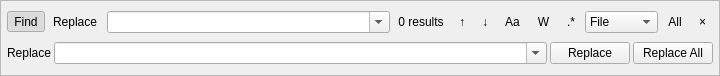
<?xml version="1.0" encoding="UTF-8"?>
<ui version="4.0">
 <class>FindReplace</class>
 <widget class="QFrame" name="FindReplace">
  <property name="geometry">
   <rect><x>0</x><y>0</y><width>720</width><height>76</height></rect>
  </property>
  <property name="sizePolicy">
   <sizepolicy hsizetype="Preferred" vsizetype="Fixed"><horstretch>0</horstretch><verstretch>0</verstretch></sizepolicy>
  </property>
  <property name="frameShape"><enum>QFrame::StyledPanel</enum></property>
  <property name="frameShadow"><enum>QFrame::Raised</enum></property>
  <layout class="QVBoxLayout" name="verticalLayout">
   <property name="spacing"><number>4</number></property>
   <property name="leftMargin"><number>6</number></property>
   <property name="topMargin"><number>5</number></property>
   <property name="rightMargin"><number>6</number></property>
   <property name="bottomMargin"><number>5</number></property>
   <item>
    <layout class="QHBoxLayout" name="findRow">
     <property name="spacing"><number>3</number></property>
     <item>
      <widget class="QFrame" name="modeChangeFrame">
       <property name="frameShape"><enum>QFrame::NoFrame</enum></property>
       <layout class="QHBoxLayout" name="modeLayout">
        <property name="spacing"><number>1</number></property>
        <property name="leftMargin"><number>0</number></property>
        <property name="topMargin"><number>0</number></property>
        <property name="rightMargin"><number>0</number></property>
        <property name="bottomMargin"><number>0</number></property>
        <item><widget class="QToolButton" name="findMode">
         <property name="text"><string>Find</string></property>
         <property name="checkable"><bool>true</bool></property>
         <property name="checked"><bool>true</bool></property>
         <property name="autoRaise"><bool>true</bool></property>
        </widget></item>
        <item><widget class="QToolButton" name="replaceMode">
         <property name="text"><string>Replace</string></property>
         <property name="checkable"><bool>true</bool></property>
         <property name="autoRaise"><bool>true</bool></property>
        </widget></item>
       </layout>
      </widget>
     </item>
     <item><widget class="QComboBox" name="findText">
      <property name="sizePolicy"><sizepolicy hsizetype="Expanding" vsizetype="Fixed"><horstretch>1</horstretch><verstretch>0</verstretch></sizepolicy></property>
      <property name="minimumSize"><size><width>180</width><height>0</height></size></property>
      <property name="editable"><bool>true</bool></property>
      <property name="insertPolicy"><enum>QComboBox::InsertAtTop</enum></property>
     </widget></item>
     <item><widget class="QLabel" name="matchCount">
      <property name="minimumSize"><size><width>56</width><height>0</height></size></property>
      <property name="text"><string>0 results</string></property>
      <property name="alignment"><set>Qt::AlignCenter</set></property>
     </widget></item>
     <item><widget class="QToolButton" name="findPrev">
      <property name="toolTip"><string>Previous Match (Shift+Enter)</string></property>
      <property name="text"><string>↑</string></property>
      <property name="autoRaise"><bool>true</bool></property>
     </widget></item>
     <item><widget class="QToolButton" name="find">
      <property name="toolTip"><string>Next Match (Enter)</string></property>
      <property name="text"><string>↓</string></property>
      <property name="autoRaise"><bool>true</bool></property>
     </widget></item>
     <item><widget class="QToolButton" name="matchCase">
      <property name="toolTip"><string>Match Case</string></property>
      <property name="text"><string>Aa</string></property>
      <property name="checkable"><bool>true</bool></property>
      <property name="autoRaise"><bool>true</bool></property>
     </widget></item>
     <item><widget class="QToolButton" name="matchWord">
      <property name="toolTip"><string>Match Whole Word</string></property>
      <property name="text"><string>W</string></property>
      <property name="checkable"><bool>true</bool></property>
      <property name="autoRaise"><bool>true</bool></property>
     </widget></item>
     <item><widget class="QToolButton" name="regexp">
      <property name="toolTip"><string>Regular Expression</string></property>
      <property name="text"><string>.*</string></property>
      <property name="checkable"><bool>true</bool></property>
      <property name="autoRaise"><bool>true</bool></property>
     </widget></item>
     <item><widget class="QComboBox" name="searchContext">
      <property name="toolTip"><string>Search Scope</string></property>
      <property name="insertPolicy"><enum>QComboBox::NoInsert</enum></property>
      <property name="sizeAdjustPolicy"><enum>QComboBox::AdjustToContents</enum></property>
      <item><property name="text"><string>File</string></property></item>
      <item><property name="text"><string>All Files</string></property></item>
     </widget></item>
     <item><widget class="QToolButton" name="findAll">
      <property name="toolTip"><string>Show All Matches</string></property>
      <property name="text"><string>All</string></property>
      <property name="autoRaise"><bool>true</bool></property>
     </widget></item>
     <item><widget class="QToolButton" name="close">
      <property name="toolTip"><string>Close (Esc)</string></property>
      <property name="text"><string>×</string></property>
      <property name="autoRaise"><bool>true</bool></property>
     </widget></item>
    </layout>
   </item>
   <item>
    <layout class="QHBoxLayout" name="replaceRow">
     <property name="spacing"><number>3</number></property>
     <item><widget class="QLabel" name="replaceLabel"><property name="text"><string>Replace</string></property></widget></item>
     <item><widget class="QComboBox" name="replaceText">
      <property name="sizePolicy"><sizepolicy hsizetype="Expanding" vsizetype="Fixed"><horstretch>1</horstretch><verstretch>0</verstretch></sizepolicy></property>
      <property name="editable"><bool>true</bool></property>
      <property name="insertPolicy"><enum>QComboBox::InsertAtTop</enum></property>
     </widget></item>
     <item><widget class="QPushButton" name="replace"><property name="text"><string>Replace</string></property></widget></item>
     <item><widget class="QPushButton" name="replaceAll"><property name="text"><string>Replace All</string></property></widget></item>
    </layout>
   </item>
  </layout>
 </widget>
 <resources/>
 <connections/>
</ui>
